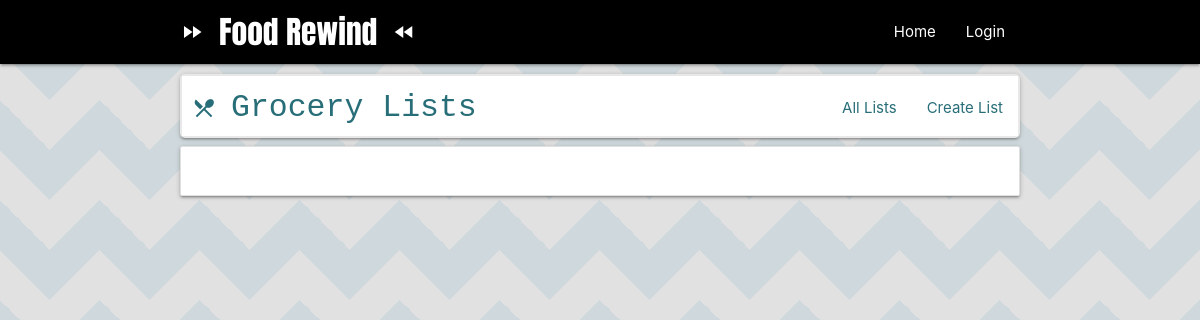
Page /groceries/ on the earlier database version.
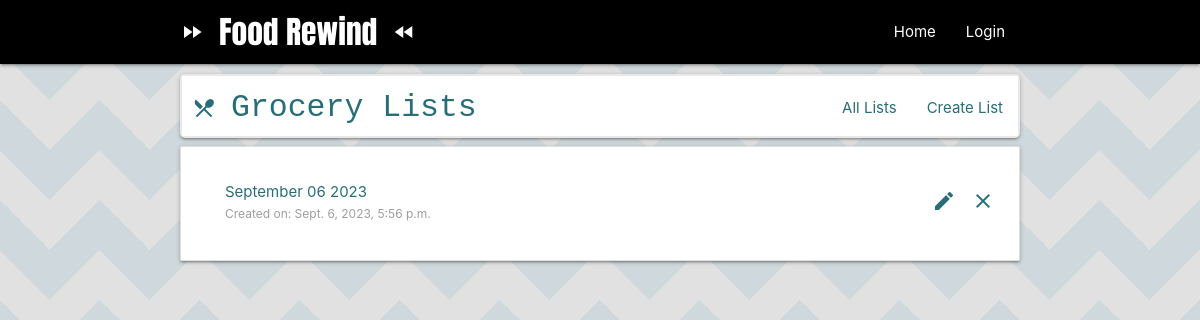
Same page on the later database version.
### grocery_lists/models.py (models this page shows, shortened)
class GroceryList(models.Model):
    name = models.CharField(max_length=100, default=default_grocery_list_name(), unique=True)
    created_on = models.DateTimeField(auto_now=True)

### grocery_lists/views.py (the view)
# urls.py: path('', views.ListGroceryListView.as_view(), name='list'),
class ListGroceryListView(ListView):
    model = GroceryList
    paginate_by = 10
    ordering = ['-created_on']

### grocery_lists/templates/grocery_lists/grocerylist_list.html (shortened to what this page needs)
{% extends "grocery_lists/base.html" %} {% block content %}
<div class="collection card-panel grocery-list">
  {% for list in object_list %}
  <a class="delete-icon" href="{% url 'groceries:delete' list.pk %}">
    <i class="material-icons right" style="padding-top: 18px">clear</i>
  </a>
  <a class="edit-icon" href="{% url 'groceries:update' list.pk %}">
    <i class="material-icons right" style="padding-top: 18px">edit</i>
  </a>
  <a href="{% url 'groceries:detail' list.pk %}" class="collection-item">
    <span>{{list.name}}</span><br>
    <label class="">Created on: {{list.created_on}}</label>
  </a>
  {% endfor %}
</div>
{% endblock %}

### grocery_lists/templates/grocery_lists/base.html (shortened to what this page needs)
{% load static %}
<head>
<link rel="stylesheet" href="https://cdnjs.cloudflare.com/ajax/libs/materialize/1.0.0/css/materialize.min.css">
</head>
{% include 'components/nav_bar.html' %}
<div class="container" style="padding-top:10px">
{% include 'grocery_lists/components/grocery_nav.html' %}
{% block content %}
{% endblock %}
</div>

### base_templates/components/nav_bar.html (shortened to what this page needs)
<nav class="black">
  <div class="nav-wrapper container">
    <a href="{% url 'recipes:list' %}" class="brand-logo">
      <i class="material-icons left">fast_forward</i>
      Food Rewind
      <i class="material-icons right">fast_rewind</i>
    </a>
    <ul id="nav-mobile" class="right hide-on-med-and-down">
      <li><a href="{% url 'recipes:list' %}">Home</a></li>
      {% if user.is_authenticated %}
      <li><a class="dropdown-trigger" href="#!" data-target="grocery-dropdown">Grocery Lists<i class="material-icons right">arrow_drop_down</i></a></li>
      <li><a class="dropdown-trigger" href="#!" data-target="meal-plan-dropdown">Meal Plan<i class="material-icons right">arrow_drop_down</i></a></li>
      <li><a class="dropdown-trigger" href="#!" data-target="recipe-dropdown">Recipes<i class="material-icons right">arrow_drop_down</i></a></li>
      <li><a href="{% url 'meal_plan:wishlist' %}">Wishlist</a></li>
      <li><a href="{% url 'logout' %}">Logout</a></li>
      {% else %}
      <li><a href="{% url 'login' %}">Login</a></li>
      {% endif %}
    </ul>
  </div>
</nav>

### grocery_lists/templates/grocery_lists/components/grocery_nav.html
<nav class="grocery-nav hide-on-small-only">
    <div class="nav-wrapper white">
      <a href="{% url 'groceries:list' %}" class="grocery-logo brand-logo">
        <span class="logo-container"><i class="material-icons left logo-icon">restaurant_menu</i>Grocery Lists</a></span>
      <ul id="nav-mobile" class="right hide-on-med-and-down">
        <li><a href="{% url 'groceries:list' %}">All Lists</a></li>
        <li><a href="{% url 'groceries:create' %}">Create List</a></li>
      </ul>
    </div>
  </nav>

### grocery_lists/templates/grocery_lists/base.html (style rules this page uses)
nav .nav-wrapper { position: unset; }
.brand-logo { font-family: "Anton", san-serif; }
.grocery-nav a { color: #286e78 !Important; }
.grocery-logo { padding-left: 10px !Important; font-family: monospace; }
.logo-icon { padding-right: -5px !Important; margin-right: 5px; border: 2px 0 2px 0 solid white; }
.grocery-nav { background-color: #f8f8f8; border-radius: 5px; border: 2px solid #e8e8e8 }

### grocery_lists/templates/grocery_lists/grocerylist_list.html (style rules this page uses)
.grocery-list a { color: #286e78 !important; }

Differences in the rows shown:
added GroceryList: name "September 06 2023", created_on "Sept. 6, 2023, 5:56 p.m."
